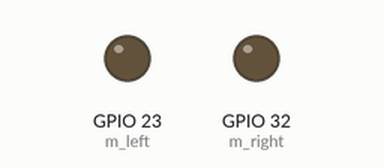
Recording of a sketch running on a simulated ESP32. Shown: output pins drawn as LEDs (lit = HIGH).

Above: at 0.05 s.
At 2.35 s:
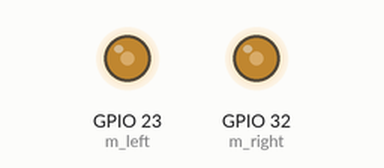
At 4.65 s:
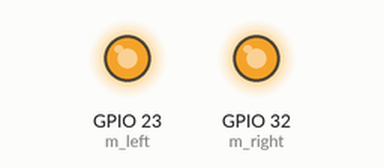
At 9.3 s:
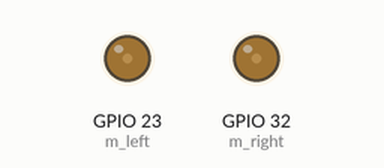
Timing chart, 0 to 13.3 s (numbered marks = the images above):
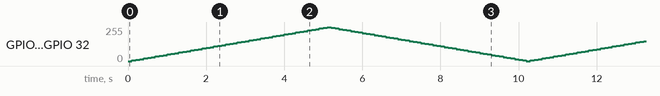

The sketch:

dif_drive_test.ino
```cpp
/*
  Based on the "Fade" example
  designed for the ESP32-WROOM-DA

*/

int m_left = 23;
int m_right = 32;
int brightness = 0;  // how bright the LED is
int fadeAmount = 5;  // how many points to fade the LED by

// the setup routine runs once when you press reset:
void setup() {
  // declare pin 9 to be an output:
  pinMode(m_left, OUTPUT);
  pinMode(m_right, OUTPUT);
  Serial.begin(115200);
}

// the loop routine runs over and over again forever:
void loop() {
  // set the brightness of pin 9:
  analogWrite(m_left, brightness);
  analogWrite(m_right, brightness);

  // change the brightness for next time through the loop:
  brightness = brightness + fadeAmount;

  // reverse the direction of the fading at the ends of the fade:
  if (brightness <= 0 || brightness >= 255) {
    fadeAmount = -fadeAmount;
  }
  // wait for 30 milliseconds to see the dimming effect
  delay(100);
}
```
